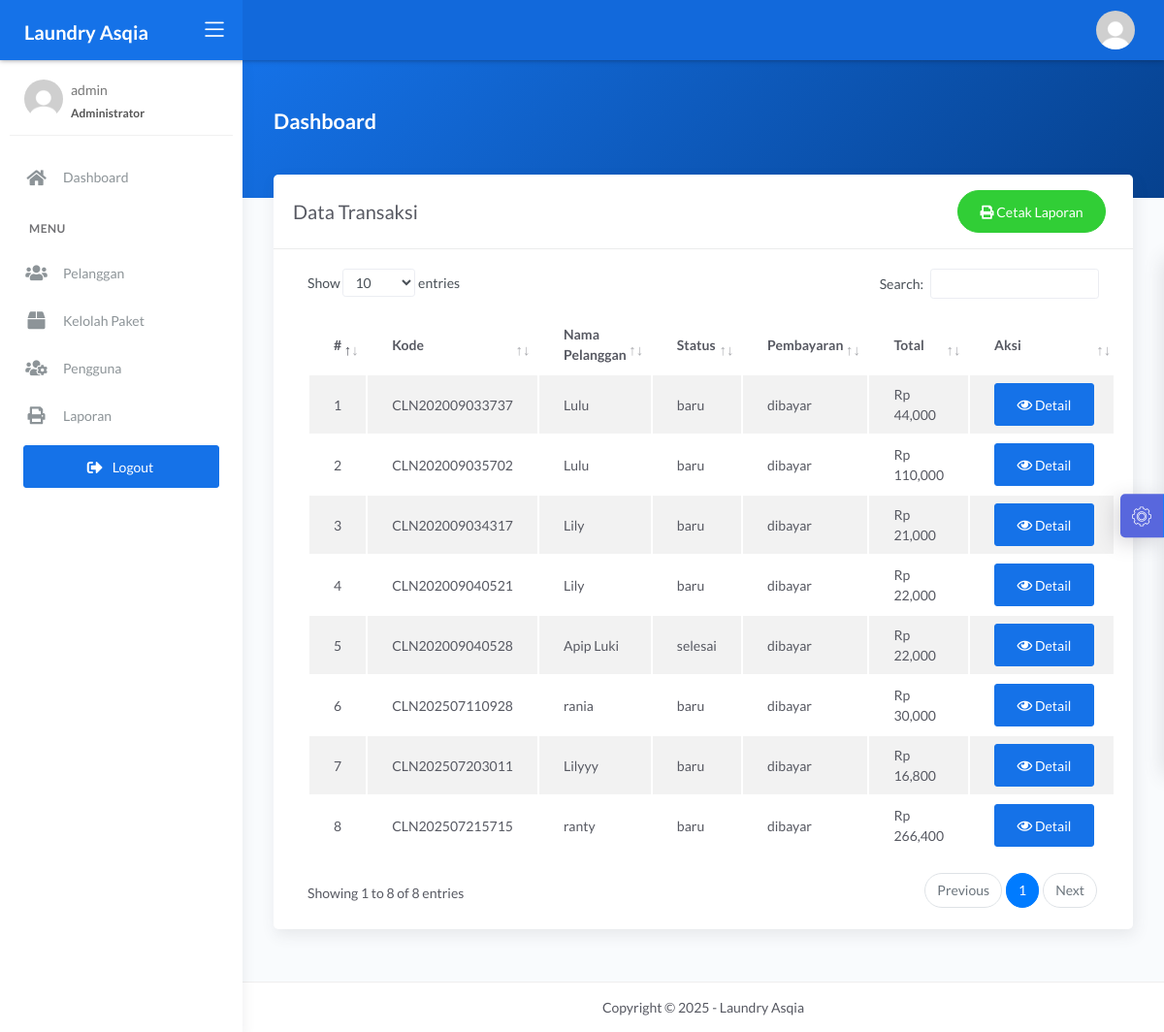
The page /admin/transaksi.php (signed in) on the database its author committed.
### tables this page shows
CREATE TABLE `transaksi` (
  `id_transaksi` INT(11) NOT NULL AUTO_INCREMENT,
  `outlet_id` INT(11) NOT NULL,
  `kode_invoice` VARCHAR(50) NOT NULL,
  `id_pelanggan` INT(11) NOT NULL,
  `tgl` DATETIME NOT NULL DEFAULT CURRENT_TIMESTAMP,
  `batas_waktu` DATETIME NOT NULL,
  `tgl_pembayaran` DATETIME DEFAULT NULL,
  `biaya_tambahan` INT(11) NOT NULL DEFAULT 0,
  `diskon` DECIMAL(5,2) NOT NULL DEFAULT 0.00,
  `pajak` INT(11) NOT NULL DEFAULT 0,
  `status` ENUM('baru','proses','selesai','diambil') NOT NULL DEFAULT 'baru',
  `status_bayar` ENUM('dibayar','belum') NOT NULL DEFAULT 'belum',
  `antar_jemput` ENUM('gratis','bayar','ambil_sendiri') NOT NULL DEFAULT 'ambil_sendiri',
  `id_user` INT(11) DEFAULT NULL,
  PRIMARY KEY (`id_transaksi`),
  KEY `id_pelanggan` (`id_pelanggan`),
  KEY `outlet_id` (`outlet_id`),
  KEY `id_user` (`id_user`)
);

CREATE TABLE `pelanggan` (
  `id_pelanggan` int(11) NOT NULL,
  `nama_pelanggan` varchar(228) NOT NULL,
  `alamat_pelanggan` text NOT NULL,
  `jenis_kelamin` enum('L','P') NOT NULL,
  `telp_pelanggan` varchar(15) NOT NULL,
  `no_ktp` varchar(30) NOT NULL
);

CREATE TABLE `detail_transaksi` (
  `id_detail` int(11) NOT NULL,
  `id_transaksi` int(11) NOT NULL,
  `id_paket` int(11) DEFAULT NULL,
  `qty` double NOT NULL,
  `total_harga` double NOT NULL,
  `keterangan` text NOT NULL,
  `total_bayar` int(11) NOT NULL
);

### admin/transaksi.php (the view, shortened to what this page needs)
<?php
$title = 'Data Transaksi';
require 'koneksi.php';
$query = "SELECT transaksi.*, pelanggan.nama_pelanggan, detail_transaksi.total_harga
          FROM transaksi
          INNER JOIN pelanggan ON pelanggan.id_pelanggan = transaksi.id_pelanggan
          INNER JOIN detail_transaksi ON detail_transaksi.id_transaksi = transaksi.id_transaksi";
$data = mysqli_query($conn, $query);
require 'header.php';
?>
<div class="panel-header bg-primary-gradient">
    <div class="page-inner py-5">
        <div class="d-flex align-items-left align-items-md-center flex-column flex-md-row">
            <div>
                <h2 class="text-white pb-2 fw-bold">Dashboard</h2>
            </div>
        </div>
    </div>
</div>
<div class="page-inner mt--5">
    <div class="row">
        <div class="col-md-12">
            <div class="card">
                <div class="card-header">
                    <div class="d-flex align-items-center">
                        <h4 class="card-title"><?= $title; ?></h4>
                        <a href="laporan_transaksi.php" target="_blank" class="btn btn-success btn-round ml-auto mr-2">
                            <i class="fa fa-print"></i>
                            Cetak Laporan
                        </a>
                    </div>
                </div>
                <div class="card-body">
                    <div class="table-responsive">
                        <table id="basic-datatables" class="display table table-striped table-hover">
                            <thead>
                                <tr>
                                    <th style="width: 7%">#</th>
                                    <th>Kode</th>
                                    <th>Nama Pelanggan</th>
                                    <th>Status</th>
                                    <th>Pembayaran</th>
                                    <th>Total</th>
                                    <th style="width: 5%;">Aksi</th>
                                </tr>
                            </thead>
                            <tbody>
                                <?php
                                $no = 1;
                                if (mysqli_num_rows($data) > 0) {
                                    while ($trans = mysqli_fetch_assoc($data)) {
                                ?>
                                        <tr>
                                            <td><?= $no++; ?></td>
                                            <td><?= $trans['kode_invoice']; ?></td>
                                            <td><?= $trans['nama_pelanggan']; ?></td>
                                            <td><?= $trans['status']; ?></td>
                                            <td><?= $trans['status_bayar']; ?></td>
                                            <td><?= 'Rp ' . number_format($trans['total_harga']); ?></td>
                                            <td>
                                                <div class="form-button-action">
                                                    <a href="detail.php?id=<?= $trans['id_transaksi']; ?>" type="button" data-toggle="tooltip" title="" class="btn btn-primary" data-original-title="Detail">
                                                        <i class="far fa-eye"></i> Detail
                                                    </a>
                                                </div>
                                            </td>
                                        </tr>
                                <?php }
                                }
                                ?>
                            </tbody>
                        </table>
                    </div>
                </div>
            </div>
        </div>
    </div>
</div>
<?php
require 'footer.php';
?>

### rows shown on the page
transaksi: kode_invoice "CLN202009033737", id_pelanggan.nama_pelanggan "Lulu", status "baru", status_bayar "dibayar", detail_transaksi.total_harga "44,000"
transaksi: kode_invoice "CLN202009035702", id_pelanggan.nama_pelanggan "Lulu", status "baru", status_bayar "dibayar", detail_transaksi.total_harga "110,000"
transaksi: kode_invoice "CLN202009034317", id_pelanggan.nama_pelanggan "Lily", status "baru", status_bayar "dibayar", detail_transaksi.total_harga "21,000"
transaksi: kode_invoice "CLN202009040521", id_pelanggan.nama_pelanggan "Lily", status "baru", status_bayar "dibayar", detail_transaksi.total_harga "22,000"
transaksi: kode_invoice "CLN202009040528", id_pelanggan.nama_pelanggan "Apip Luki", status "selesai", status_bayar "dibayar", detail_transaksi.total_harga "22,000"
transaksi: kode_invoice "CLN202507110928", id_pelanggan.nama_pelanggan "rania", status "baru", status_bayar "dibayar", detail_transaksi.total_harga "30,000"
transaksi: kode_invoice "CLN202507203011", id_pelanggan.nama_pelanggan "Lilyyy", status "baru", status_bayar "dibayar", detail_transaksi.total_harga "16,800"
transaksi: kode_invoice "CLN202507215715", id_pelanggan.nama_pelanggan "ranty", status "baru", status_bayar "dibayar", detail_transaksi.total_harga "266,400"

### other values the page prints
$_SESSION['username'] "admin"
$title "Data Transaksi"
